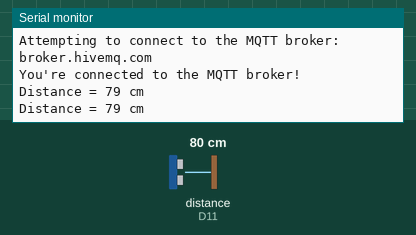
Simulated run of this sketch. Board: Arduino MKR. Parts: the last lines printed to the serial monitor. Wiring (inferred from the names in the program): ultrasonic range finder: trigger D12; echo D11. The inputs (shaded band) are chosen by the test bench; at power-on: distance to the obstacle (sensor on D11) 80 cm. The echo pulse lasts 58.3 µs per cm; WiFi joins after 1.5 s; servers stay silent unless stated; no MQTT or app messages arrive unless stated; not simulated (calls return 0 or success): arduino_secrets.h.

Above: at 2.7 s.
2.8 s: distance to the obstacle (sensor on D11) set to 2 cm
At 4.4 s:
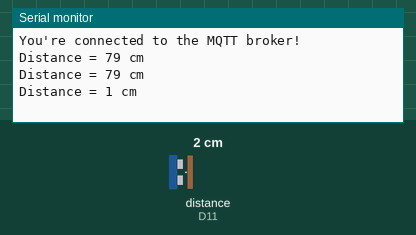
6.0 s: distance to the obstacle (sensor on D11) set to 4 cm
At 7.0 s:
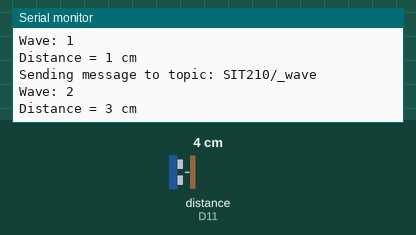
Timing chart, 0 to 9.0 s (numbered marks = the images above; inputs shaded):
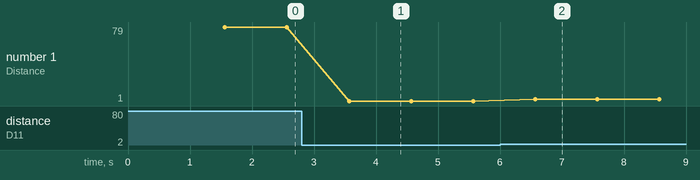

The sketch:

WiFiSimpleSender.ino
```cpp
// Name: Madhav

const int TriggerPin = 12;
const int EchoPin = 11;
long Duration = 0;

#include <ArduinoMqttClient.h>
#if defined(ARDUINO_SAMD_MKRWIFI1010) || defined(ARDUINO_SAMD_NANO_33_IOT) || defined(ARDUINO_AVR_UNO_WIFI_REV2)
  #include <WiFiNINA.h>
#elif defined(ARDUINO_SAMD_MKR1000)
  #include <WiFi101.h>
#elif defined(ARDUINO_ARCH_ESP8266)
  #include <ESP8266WiFi.h>
#elif defined(ARDUINO_ARCH_ESP32)
  #include <WiFi.h>
#endif

#include "arduino_secrets.h"
///////please enter your sensitive data in the Secret tab/arduino_secrets.h
char ssid[] = SECRET_SSID;    // your network SSID (name)
char pass[] = SECRET_PASS;    // your network password (use for WPA, or use as key for WEP)

// To connect with SSL/TLS:
// 1) Change WiFiClient to WiFiSSLClient.
// 2) Change port value from 1883 to 8883.
// 3) Change broker value to a server with a known SSL/TLS root certificate
//    flashed in the WiFi module.

WiFiClient wifiClient;
MqttClient mqttClient(wifiClient);

const char broker[] = "broker.hivemq.com";
int        port     = 1883;
const char topic[]  = "SIT210/_wave";

const long interval = 1000;
unsigned long previousMillis = 0;

int count = 0;

void setup() {
  //Initialize serial and wait for port to open:
  Serial.begin(9600);
  while (!Serial) {
    ; // wait for serial port to connect. Needed for native USB port only
  }

  // attempt to connect to WiFi network:
  Serial.print("Attempting to connect to WPA SSID: ");
  Serial.println(ssid);
  while (WiFi.begin(ssid, pass) != WL_CONNECTED) {
    // failed, retry
    Serial.print(".");
    delay(1000);
  }

  Serial.println("You're connected to the network");
  Serial.println();

  // You can provide a unique client ID, if not set the library uses Arduino-millis()
  // Each client must have a unique client ID
  // mqttClient.setId("clientId");

  // You can provide a username and password for authentication
  // mqttClient.setUsernamePassword("username", "password");

  Serial.print("Attempting to connect to the MQTT broker: ");
  Serial.println(broker);

  if (!mqttClient.connect(broker, port)) {
    Serial.print("MQTT connection failed! Error code = ");
    Serial.println(mqttClient.connectError());

    while (1);
  }

  Serial.println("You're connected to the MQTT broker!");
  Serial.println();

  pinMode(TriggerPin,OUTPUT);
  pinMode(EchoPin,INPUT);
  Serial.begin(9600);
}

void loop() {

  digitalWrite(TriggerPin, LOW);
  delayMicroseconds(2);
  digitalWrite(TriggerPin, HIGH);
  delayMicroseconds(10);
  digitalWrite(TriggerPin, LOW);

  Duration = pulseIn(EchoPin,HIGH);

  long Distance_cm = Distance(Duration);

  Serial.print("Distance = ");
  Serial.print(Distance_cm);
  Serial.println(" cm");

  delay(1000);
  // call poll() regularly to allow the library to send MQTT keep alives which
  // avoids being disconnected by the broker
  mqttClient.poll();

  // to avoid having delays in loop, we'll use the strategy from BlinkWithoutDelay
  // see: File -> Examples -> 02.Digital -> BlinkWithoutDelay for more info
  unsigned long currentMillis = millis();

  if (currentMillis - previousMillis >= interval) {
    // save the last time a message was sent
    previousMillis = currentMillis;


    if( Distance_cm <=50 && Distance_cm != 0)
    {


      Serial.print("Sending message to topic: ");
      Serial.println(topic);
      Serial.print("Wave: ");
      Serial.println(count);

    // send message, the Print interface can be used to set the message contents
      mqttClient.beginMessage(topic);
      mqttClient.print("Wave: ");
      mqttClient.print(count);
      mqttClient.print(", Wave at Distance= ");
      mqttClient.print(Distance_cm);
      mqttClient.endMessage();
      Serial.println();
      count++;
    }

  }
}

long Distance(long time)
{
  long DistanceCalc;

  DistanceCalc = ((time * 0.034) / 2);
  return DistanceCalc;
}
```

Measured:
- after the input at 2.8 s, the serial monitor: prints a new line after 0.76 s (image 1)
- after the input at 6.0 s, the serial monitor: prints a new line after 0.57 s (image 2)
- plotted number 1: 79 → 1 after the input at 2.8 s
